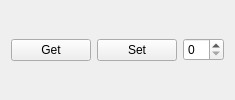
<?xml version="1.0" encoding="UTF-8"?>
<ui version="4.0">
 <class>MainBox</class>
 <widget class="QWidget" name="MainBox">
  <property name="sizePolicy">
   <sizepolicy hsizetype="Preferred" vsizetype="Fixed">
    <horstretch>0</horstretch>
    <verstretch>0</verstretch>
   </sizepolicy>
  </property>
  <layout class="QHBoxLayout" name="horizontalLayout">
   <item>
    <widget class="QPushButton" name="btn_get">
     <property name="text">
      <string>Get</string>
     </property>
    </widget>
   </item>
   <item>
    <widget class="QPushButton" name="btn_set">
     <property name="text">
      <string>Set</string>
     </property>
    </widget>
   </item>
   <item>
    <widget class="QSpinBox" name="sb_value"/>
   </item>
  </layout>
 </widget>
 <resources/>
 <connections/>
</ui>
